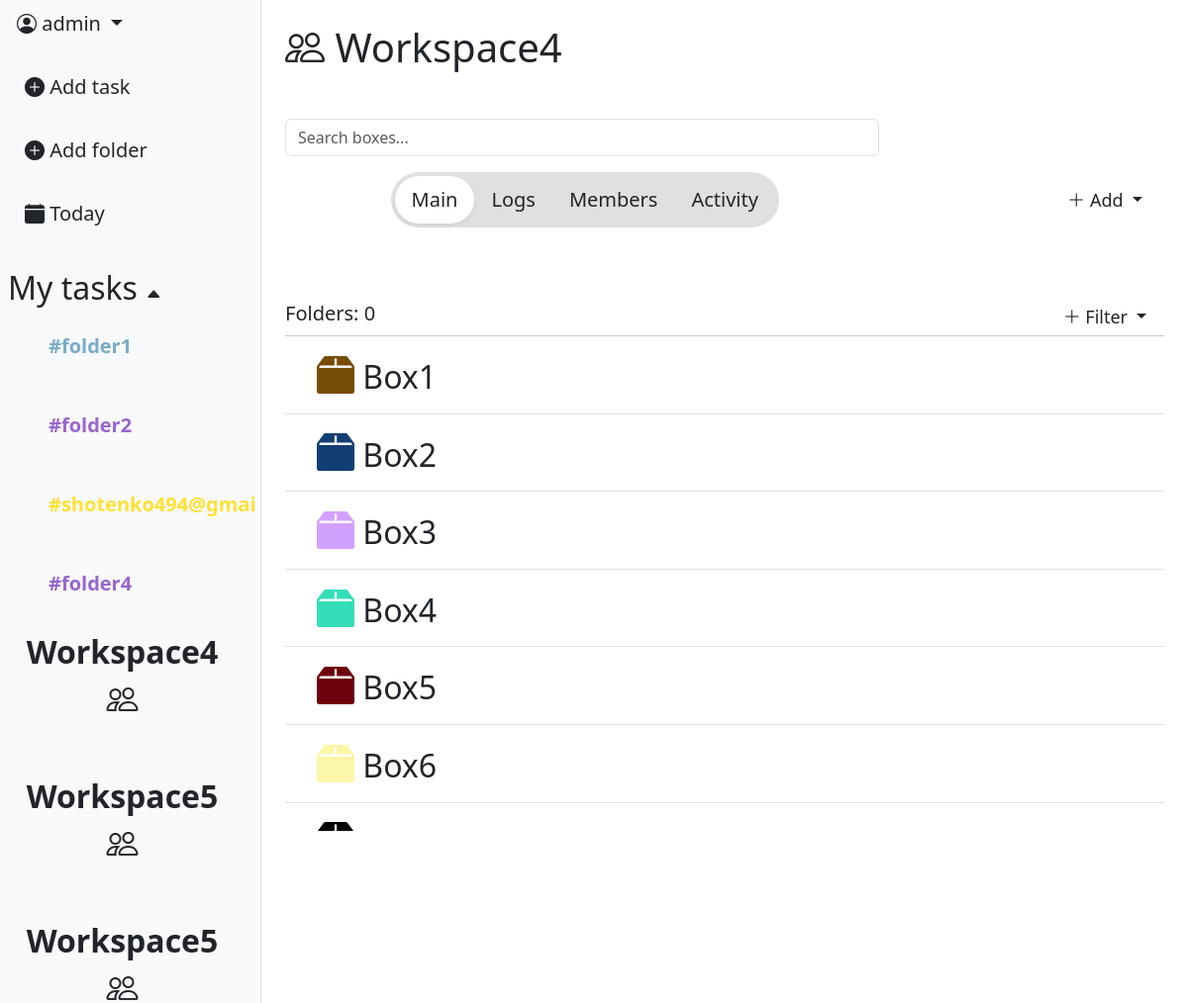
Screenshot of /workspace/4/ (signed in) with the database file from the repository.
### task_app/models.py (models this page shows, shortened)
class Folder(models.Model):
    COLOR_VARIATION = [
        ("#77acc7", "🔵Air blue"),
        ("#9966cc", "🟣Amethust"),
        ("#008000", "🟢Apple Green"),
        ("#ff033e", "🔴Red rose"),
        ("#ffe135", "🟡Banana yellow"),
        ("#ff6500", "🟠Sunset"),
        ("#000000", "⚫Black"),
    ]
    color = models.CharField(max_length=30, choices=COLOR_VARIATION, default="Black")
    name = models.CharField(max_length=16)
    box = models.ForeignKey(Box, null=True, blank=True, on_delete=models.CASCADE, default=None)
    created_at = models.DateTimeField(auto_now_add=True)
    creator = models.ForeignKey(User, on_delete=models.CASCADE)
    workspace = models.ForeignKey(Workspace, on_delete=models.CASCADE, null=True, blank=True, default=None)

class Workspace(models.Model):
    INVITE_PERMISSION = [
        ("admin", "Admin"),
        ("member", "Member"),
                ]
    WORKSPACE_SPACE = [
        ("one", "Just me"),
        ("two-five", "2-5"),
        ("six-fifteen", "6-15"),
    ]
    name = models.CharField(max_length=64)
    invite_role = models.CharField(max_length=16, choices=INVITE_PERMISSION, default='member')
    workspace_space = models.CharField(max_length=16, choices=WORKSPACE_SPACE, default='one')
    icon = models.ImageField(null=True, blank=True)
    created_at = models.DateTimeField(auto_now_add=True)
    owner = models.ForeignKey(User, on_delete=models.CASCADE, related_name='workspace_creator')

class Box(models.Model):
    COLOR_VARIATION_BOX = [
        ("#123F73", "🔵Deep ocean"),
        ("#D2A1FE", "🟣Violet"),
        ("#33DEB8", "🟢Aquamarine"),
        ("#6D020E", "🔴Red wine"),
        ("#FCF6A7", "🟡Sand"),
        ("#774C06", "🟤Terracotta"),
        ("#000000", "⚫Black"),
    ]
    workspace = models.ForeignKey(Workspace, on_delete=models.CASCADE)
    name = models.CharField(max_length=64)
    color = models.CharField(max_length=32, choices=COLOR_VARIATION_BOX, default="#000000")
    created_at = models.DateTimeField(auto_now_add=True)
    creator = models.ForeignKey(User, on_delete=models.CASCADE)

### workspace_app/views.py (the view)
# urls.py: path('workspace/<int:pk>/', views.WorkspaceDetailView.as_view(), name="workspace_detail"),
class WorkspaceDetailView(LoginRequiredMixin, DetailView):
    model = Workspace
    context_object_name = "workspace"
    template_name = "workspace/workspace_detail.html"
    def get_queryset(self):
        return Workspace.objects.filter(
            members__member=self.request.user
        )
    def get_context_data(self, **kwargs):
        context = super().get_context_data(**kwargs)
        context['tab'] = self.request.GET.get('tab', 'main')
        context['boxes'] = Box.objects.filter(
            workspace=self.object
        ).prefetch_related('folder_set')
        context['members'] = WorkspaceMember.objects.filter(
            workspace=self.object
        ).select_related('member')
        context['folders'] = Folder.objects.filter(
            creator=self.request.user,
            box__isnull=True
        )
        context['workspaces'] = Workspace.objects.filter(
            members__member=self.request.user
        )
        context['user_role'] = WorkspaceMember.objects.get(
            workspace=self.object,
            member=self.request.user
        ).role
        context["box_form"] = BoxForm()
        context["folders_count"] = Folder.objects.filter(workspace=self.object).count()
        return context

### workspace_app/forms.py
class BoxForm(forms.ModelForm):
    class Meta:
        model = Box
        fields = ["name", "color"]
    def __init__(self, *args, **kwargs):
        super(BoxForm, self).__init__(*args, **kwargs)
        self.fields['name'].widget.attrs.update({
            "class": "form-control noborder-input content-input",
            "placeholder" : "Name"
        })
        self.fields['color'].widget.attrs.update({
            "class": "form-control transparent-input",
            "placeholder" : "Color"
        })

### templates/workspace/workspace_detail.html (shortened to what this page needs)
{% extends 'base.html' %}
{% load static %}
{% load custom_tags %}
{% block content %}
    <div class="d-flex">
        {% include 'includes/leftbar.html' %}
        <div class="p-4" style="flex: 1 1 0; min-width: 0;">
            <h1><i class="bi bi-people"></i> {{workspace.name}}</h1>
            <br>
            <div class="mb-3 mt-3" style="max-width: 600px; max-height: 200px;">
                <input type="text" class="form-control" placeholder="Search boxes...">
            </div>
            <div class="d-flex align-items-center" style="margin-left: 12%;">
                <div class="d-inline-flex p-1 rounded-pill" style="background: #e0e0e0;">
                    <a href="?tab=main"
                        class="btn btn-lg rounded-pill px-3 {% if tab == 'main' %}bg-white shadow-sm{% endif %}">
                        Main
                    </a>
                    <a href="?tab=logs"
                        class="btn btn-lg rounded-pill px-3 {% if tab == 'logs' %}bg-white shadow-sm{% endif %}">
                        Logs
                    </a>
                    <a href="?tab=members"
                        class="btn btn-lg rounded-pill px-3 {% if tab == 'members' %}bg-white shadow-sm{% endif %}">
                        Members
                    </a>
                    <a href="?tab=activity"
                        class="btn btn-lg rounded-pill px-3 {% if tab == 'activity' %}bg-white shadow-sm{% endif %}">
                        Activity
                    </a>
                </div>
                <div class="ms-auto">
                    {% if user_role == 'owner' or user_role == 'admin' %}
                        <div class="dropdown">
                            <button class="btn btn-sm dropdown-toggle custom_priorety_select_menu_lg"
                                type="button" data-bs-toggle="dropdown">
                                <i class="bi bi-plus-lg"></i> Add
                            </button>
                        </div>
                    {% elif user_role == 'member' %}
                        <button class="btn" data-bs-toggle="modal" data-bs-target="#AddBoxModal">
                            <i class="bi bi-plus-lg"></i> Add workspace
                        </button>
                    {% endif %}
                </div>
            </div>
            <br><br>
            {% if tab == 'main' %}
                {% include 'workspace/main_tab.html' %}
            {% elif tab == 'logs' %}
                <p>Logs content</p>
            {% elif tab == 'members' %}
                <p>Members contetn</p>
            {% elif tab == 'activity' %}
                <p>Activity content</p>
            {% endif %}
        </div>
    </div>
{% endblock %}

### templates/includes/leftbar.html (shortened to what this page needs)
<div id="leftbar" class="bg-light border-end d-flex flex-column" style="width: 22%; height: 100vh; position: relative; overflow: hidden;">
    <div class="flex-shrink-0">
        <div class="dropdown-center mb-3">
            <button class="btn btn-lg dropdown-toggle" type="button" data-bs-toggle="dropdown" aria-expanded="false">
                <i class="bi bi-person-circle"></i>  {{ user.username }}
            </button>
        </div>
        <div class="d-flex flex-column align-items-start gap-3 ps-2">
            <a class="btn btn-lg" data-bs-toggle="modal" data-bs-target="#TaskModal">
                <i class="bi bi-plus-circle-fill"></i> Add task
            </a>
            <a class="btn btn-lg" data-bs-toggle="modal" data-bs-target="#FolderModal">
                <i class="bi bi-plus-circle-fill"></i> Add folder
            </a>
            <a class="btn btn-lg" href="{% url 'tasks:task_list' %}">
                <i class="bi bi-calendar-fill"></i> Today
            </a>
        </div>
    </div>
    <br>
    <div class="ps-2 mt-2">
        <h2 id="folders-toggle" style="cursor: pointer; user-select: none;">
            My tasks <span id="folders-arrow" class="bi bi-caret-up-fill" style="font-size: 16px;"></span>
        </h2>
    </div>
    <div id="folder_list" style="max-height: 300px; overflow-y: auto; overflow-x: hidden;">
        <div class="d-flex flex-column align-items-start gap-3 ps-4">
            {% for folder in folders %}
                <div class="folder-row d-flex align-items-center justify-content-between p-2 rounded">
                    <a
                    href="{% url 'tasks:folder-tasks' folder.pk %}"
                    class="btn btn-lg"
                    style="color: {{ folder.color }}; font-weight: bold;"
                    >
                    #{{ folder.name }} </a>
                </div>
            {% endfor %}
        </div>
    </div>
    <div id="workspace_list" style="flex: 1 1 0; min-height: 0; overflow-y: auto; overflow-x: hidden;">
        <div class="d-flex flex-column align-items-start gap-3 ps-0">
            {% for workspace in workspaces %}
                <div class="folder-row d-flex align-items-center justify-content-between p-2 rounded">
                    <a
                    href="{% url 'workspace:workspace_detail' workspace.pk %}"
                    class="btn btn-lg ps-0"
                    style="font-size: 32px; font-weight: 600;"
                    >
                    {{ workspace.name }}  <i class="bi bi-people"></i>
                    </a>
                </div>
            {% endfor %}
        </div>
    </div>
</div>

### templates/workspace/main_tab.html (shortened to what this page needs)
<br>
<div class="d-flex align-items-center">
    <h5>Folders: {{ folders_count }}</h5>
    <div class="ms-auto">
       <div class="dropdown">
            <button class="btn btn-sm dropdown-toggle custom_priorety_select_menu_lg"
                type="button" data-bs-toggle="dropdown">
                <i class="bi bi-plus-lg"></i> Filter
            </button>
        </div>
    </div>
</div>
<hr class="m-0">
<div style="max-height: 500px; overflow-y: auto; overflow-x: hidden;">
    {% for box in boxes %}
        <div class="d-flex, align-items-center p-3 border-bottom">
            <h2 class="ms-3 mb-0"><i class="bi bi-box2-fill" style="font-size: 38px; color: {{ box.color }};"></i> {{ box.name }}</h2>
        </div>
    {% empty %}
        <p class="text-muted text-center mt-4">No boxes yet</p>
    {% endfor%}
</div>

### static/css/modal_style.css (style rules this page uses)
.folder-row { transition: background-color 0.2s; cursor: pointer; }
#folder_list { transition: opacity 0.3s ease; overflow-y: auto; }
.custom_priorety_select_menu_lg { font-size: 18px; border-radius: 12px; min-width: 120px; }

### rows the page displays
Folder: name "folder1"
Folder: name "folder2"
Folder: name "shotenko494@gmai"
Folder: name "folder4"
Workspace: name "Workspace4"
Workspace: name "Workspace5"
Workspace: name "Workspace5"
Box: name "Box1"
Box: name "Box2"
Box: name "Box3"
Box: name "Box4"
Box: name "Box5"
Box: name "Box6"

### other values shown
{{ user.username }} "admin"
{{ folders_count }} "0"
